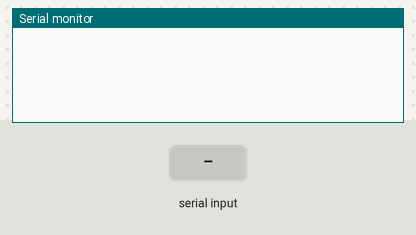
This sketch was run on a simulated Arduino Uno, built with avr-gcc and run on an emulated ATmega328P. On the bench: the last lines printed to the serial monitor. The inputs (shaded band) are chosen by the test bench.

Above: at 1.2 s.
1.3 s: "90,45\n" received over Serial
At 2.5 s:
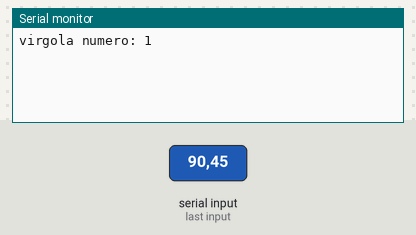
2.8 s: "X90\n" received over Serial
At 3.8 s:
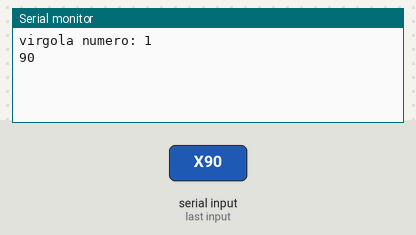
4.3 s: "X,45\n" received over Serial
At 4.37 s:
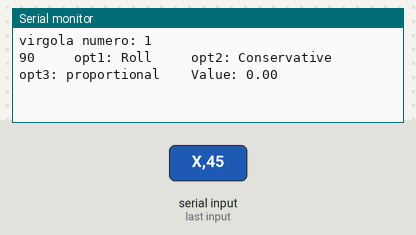
5.8 s: byte 44 (44) received over Serial
At 6.1 s:
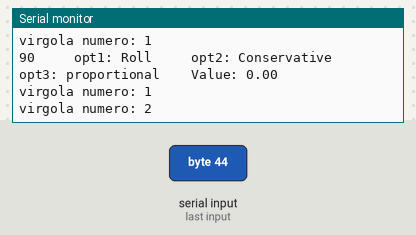

Measured:
- after the input at 1.3 s, the serial monitor: prints a new line at once (image 1)
- after the input at 2.8 s, the serial monitor: prints a new line at once (image 2)
- after the input at 4.3 s, the serial monitor: prints a new line at once (image 3)
- after the input at 5.8 s, the serial monitor: prints a new line at once (image 4)

The sketch:

CmplxPidBin.ino
```cpp
   /**
    *   Expected Serial command:
    *
    *   X,[0-9],[0-9],[0-9],[1.2f],X
    **/
   byte byteRead;
   double num1, num2;
   double complNum,answer,counter;
   int numOfDec,optCount=0,letterCount=0;
   boolean mySwitch=false;
   boolean cmplx = false;
   int opt1,opt2,opt3;
   char* options1[4] = {"Roll","pitch","Yaw","Altitude"};
   char* options2[2]  = {"Conservative","Aggressive"};
   char* options3[3]  = {"proportional","Derivative","Integral"};
   void setup()
   {
     /* Turn the Serial Protocol ON and
     initialise num1 and num2 variables.*/
     Serial.begin(9600);
     num1=0;
     num2=0;
     complNum=0;
     counter=1;
     numOfDec=0;
   }

   void loop()
   {
     /*  check if data has been sent from the computer: */
     while (Serial.available())
     {
       /* read the most recent byte */
       byteRead = Serial.read();

       if (byteRead == 'X')
       {
         if (!cmplx)
         {
           // begin of the string
           cmplx =true;
         }
         else
         {
           // end of the string - reset values
           cmplx=false;
           optCount=0;
           /* Create the double from num1 and num2 */
           complNum=num1+(num2/(counter));
           /* Reset the variables for the next round */
           Serial.print("     opt1: ");
           Serial.print(options1[opt1]);

           Serial.print("     opt2: ");
           Serial.print(options2[opt2]);

           Serial.print("     opt3: ");
           Serial.print(options3[opt3]);


           Serial.print("    Value: ");
           Serial.print(complNum);
           num1=0;
           num2=0;
           complNum=0;
           counter=1;
           mySwitch=false;
           numOfDec=0;
         }
       }
       if (byteRead==44)
       {
         // Comma
         optCount++;
         Serial.println();
         Serial.print("virgola numero: ");
         Serial.println(optCount);
         letterCount = 0;
       }

       //listen for numbers between 0-9
       if(byteRead>47 && byteRead<58)
       {
          //number found
          if (cmplx)
          {
            if (optCount == 1)
            {
             opt1 = byteRead - 48;
             Serial.print(opt1);
            }
            else if (optCount == 2)
            {
             opt2 = byteRead - 48;
             Serial.print(opt2);
            }
            else if (optCount == 3)
            {
             opt3 = byteRead - 48;
             Serial.print(opt3);
            }
            if (optCount == 4)
            {
              /* If mySwitch is true, then populate the num1 variable
              otherwise populate the num2 variable*/
              if(!mySwitch)
              {
                num1=(num1*10)+(byteRead-48);
              }
              else
              {
                num2=(num2*10)+(byteRead-48);
                /* These counters are important */
                counter=counter*10;
                numOfDec++;
              }
            }
          }
       }

      if (byteRead==46)
      {
          mySwitch=true;
      }
   }
 }
```
